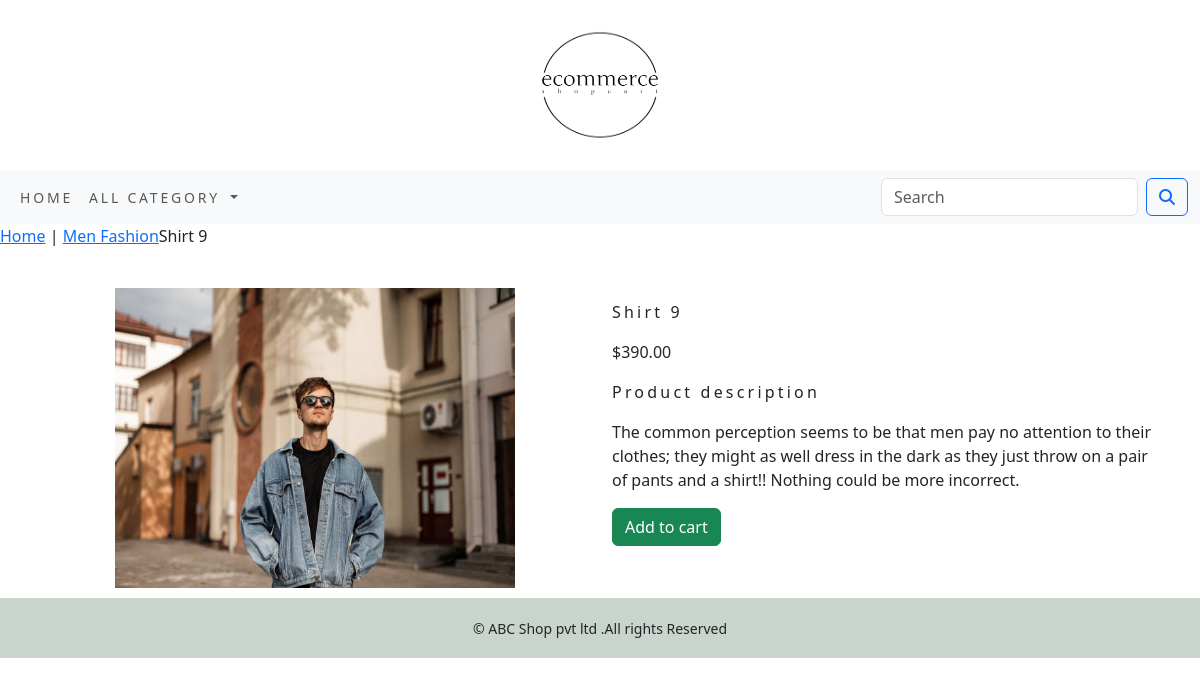
The app's page /ecommerce_app/men-fashion/shirt-9/ with its own data.
### ecommerce_app/models.py (models this page shows, shortened)
class Product(models.Model):
     name=models.CharField(max_length=250,unique=True)
     slug=models.SlugField(max_length=250,unique=True)
     description=models.TextField(blank=True)
     price=models.DecimalField(max_digits=10,decimal_places=2)
     category=models.ForeignKey(Category,on_delete=models.CASCADE)
     image=models.ImageField(upload_to='product',blank=True)
     stock=models.IntegerField()
     available=models.BooleanField(default=True)
     created=models.DateTimeField(auto_now_add=True)
     updated=models.DateTimeField(auto_now=True)
     def get_url(self):
         return reverse('ecommerce_app:proCatdetail',args=[self.category.slug,self.slug])
     class Meta:
         ordering=('name',)
         verbose_name='product'
         verbose_name_plural='products'

class Category(models.Model):
     name=models.CharField(max_length=250,unique=True)
     slug=models.SlugField(max_length=250,unique=True)
     description=models.TextField(blank=True)
     image=models.ImageField(upload_to='category',blank=True)
     class Meta:
         ordering=('name',)
         verbose_name='category'
         verbose_name_plural='categories'
     def get_url(self):
          return reverse('ecommerce_app:products_by_category',args=[self.slug])
     def __str__(self):
         return '{}'.format(self.name)

### ecommerce_app/views.py (the view)
# urls.py: path('<slug:c_slug>/<slug:product_slug>/', views.productDetails,name='proCatdetail'),
def productDetails(request,c_slug,product_slug):
    try:
        product=Product.objects.get(category__slug=c_slug,slug=product_slug)
    except Exception as e:
        raise e
    return render(request,'product.html',{'product':product})

### cart_app/context_processors.py (called while the page is built)
def counter(request):
     item_count=0
     if 'admin' in request.path:
          return {}
     else:
          try:
               cart=Cart.objects.filter(cart_id=_cart_id(request))
               cart_items=CartItem.objects.all().filter(cart=cart[:1])
               for cart_item in cart_items:
                    item_count += cart_item.quantity
          except Cart.DoesNotExist:
               item_count = 0
     return dict(item_count=item_count)

### cart_app/views.py (called while the page is built)
def _cart_id(request):
    cart=request.session.session_key
    if not cart:
        cart=request.session.create()
    return cart

### ecommerce_app/context_processors.py (called while the page is built)
def menu_links(request):
    links=Category.objects.all()
    return dict(links=links)

### templates/product.html (shortened to what this page needs)
{% extends 'base.html' %}
{% load static %}
{% block content %}
        <div class="row my_pro_row_class">
            <div class="mx_auto">
                <p><a href="{% url 'ecommerce_app:allProCat' %}">Home</a> | <a href="{{product.get_url}}">{{product.category}}</a>{{product.name}}</p>
            </div>
        </div>
<div class="container">
<br>
<div class="row" style="padding-bottom:10px ">
    <div class="col-12 col-sm-12 col-md-12 col-lg-6 text-center">
        <div style="min-width:18rem;">
            <img src="{{product.image.url}}" alt="{{product.name }} image" width="400" height="300" class="product_image">
        </div>
    </div>
        <div class="col-12 col-sm-12 col-md-12 col-lg-6">
            <h1 class="my_prod_title">{{product.name}}</h1>
            <p>${{product.price}}</p>
            <p class="my_title">Product description</p>
            <p class="text-justify my_prod_text">{{product.description}}</p>
            {% if product.stock <= 0 %}
            <p class="text-justify my_prod_text"><b>Out of Stock</b></p>
            {% else %}
            <a class="btn btn-success" href="{% url 'cart_app:add_cart' product.id %}">Add to cart</a>
            {% endif %}
        </div>
    </div>
</div>
{% endblock %}

### static/css/custom.css (style rules this page uses)
.my_title { font-size:16px; text_transform:uppercase; letter-spacing:.2em; }
.my_prod_title { font-size:16px; letter-spacing:.2em; text-trasnform:uppercase; padding-top:15px; padding-bottom:10px; }
.product_image { padding_bottm:10px; }

### records on screen
Product: category "Men Fashion", name "Shirt 9", image (picture), price "390.00", description "The common perception seems to be that men pay no attention to their clothes; they might as well dress in the dark as they just throw on a pair of pants and a shirt!! Nothing could be more incorrect."
